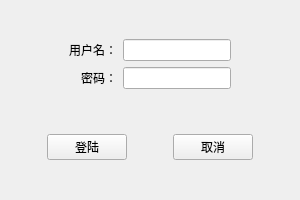
<?xml version="1.0" encoding="UTF-8"?>
<ui version="4.0">
 <class>Widget</class>
 <widget class="QWidget" name="Widget">
  <property name="geometry">
   <rect>
    <x>0</x>
    <y>0</y>
    <width>300</width>
    <height>200</height>
   </rect>
  </property>
  <property name="minimumSize">
   <size>
    <width>300</width>
    <height>200</height>
   </size>
  </property>
  <property name="maximumSize">
   <size>
    <width>300</width>
    <height>200</height>
   </size>
  </property>
  <property name="windowTitle">
   <string>登陆界面</string>
  </property>
  <layout class="QVBoxLayout" name="verticalLayout">
   <item>
    <widget class="QWidget" name="widget" native="true">
     <property name="sizePolicy">
      <sizepolicy hsizetype="Preferred" vsizetype="Fixed">
       <horstretch>0</horstretch>
       <verstretch>0</verstretch>
      </sizepolicy>
     </property>
     <layout class="QGridLayout" name="gridLayout">
      <item row="1" column="2">
       <widget class="QLabel" name="label_2">
        <property name="text">
         <string>密码：</string>
        </property>
       </widget>
      </item>
      <item row="0" column="1" colspan="2">
       <widget class="QLabel" name="label">
        <property name="text">
         <string>用户名：</string>
        </property>
       </widget>
      </item>
      <item row="0" column="3">
       <widget class="QLineEdit" name="lineEdit"/>
      </item>
      <item row="1" column="3">
       <widget class="QLineEdit" name="lineEdit_2">
        <property name="echoMode">
         <enum>QLineEdit::PasswordEchoOnEdit</enum>
        </property>
       </widget>
      </item>
      <item row="0" column="0">
       <spacer name="horizontalSpacer_6">
        <property name="orientation">
         <enum>Qt::Horizontal</enum>
        </property>
        <property name="sizeHint" stdset="0">
         <size>
          <width>40</width>
          <height>20</height>
         </size>
        </property>
       </spacer>
      </item>
      <item row="0" column="4">
       <spacer name="horizontalSpacer_7">
        <property name="orientation">
         <enum>Qt::Horizontal</enum>
        </property>
        <property name="sizeHint" stdset="0">
         <size>
          <width>40</width>
          <height>20</height>
         </size>
        </property>
       </spacer>
      </item>
     </layout>
    </widget>
   </item>
   <item>
    <widget class="QWidget" name="widget_3" native="true">
     <property name="sizePolicy">
      <sizepolicy hsizetype="Preferred" vsizetype="Fixed">
       <horstretch>0</horstretch>
       <verstretch>0</verstretch>
      </sizepolicy>
     </property>
     <layout class="QHBoxLayout" name="horizontalLayout_3">
      <item>
       <spacer name="horizontalSpacer">
        <property name="orientation">
         <enum>Qt::Horizontal</enum>
        </property>
        <property name="sizeHint" stdset="0">
         <size>
          <width>40</width>
          <height>20</height>
         </size>
        </property>
       </spacer>
      </item>
      <item>
       <spacer name="horizontalSpacer_4">
        <property name="orientation">
         <enum>Qt::Horizontal</enum>
        </property>
        <property name="sizeHint" stdset="0">
         <size>
          <width>40</width>
          <height>20</height>
         </size>
        </property>
       </spacer>
      </item>
      <item>
       <spacer name="horizontalSpacer_8">
        <property name="orientation">
         <enum>Qt::Horizontal</enum>
        </property>
        <property name="sizeHint" stdset="0">
         <size>
          <width>40</width>
          <height>20</height>
         </size>
        </property>
       </spacer>
      </item>
      <item>
       <widget class="QPushButton" name="pushButton">
        <property name="text">
         <string>登陆</string>
        </property>
       </widget>
      </item>
      <item>
       <spacer name="horizontalSpacer_3">
        <property name="orientation">
         <enum>Qt::Horizontal</enum>
        </property>
        <property name="sizeType">
         <enum>QSizePolicy::Fixed</enum>
        </property>
        <property name="sizeHint" stdset="0">
         <size>
          <width>40</width>
          <height>20</height>
         </size>
        </property>
       </spacer>
      </item>
      <item>
       <widget class="QPushButton" name="pushButton_2">
        <property name="text">
         <string>取消</string>
        </property>
       </widget>
      </item>
      <item>
       <spacer name="horizontalSpacer_9">
        <property name="orientation">
         <enum>Qt::Horizontal</enum>
        </property>
        <property name="sizeHint" stdset="0">
         <size>
          <width>40</width>
          <height>20</height>
         </size>
        </property>
       </spacer>
      </item>
      <item>
       <spacer name="horizontalSpacer_5">
        <property name="orientation">
         <enum>Qt::Horizontal</enum>
        </property>
        <property name="sizeHint" stdset="0">
         <size>
          <width>40</width>
          <height>20</height>
         </size>
        </property>
       </spacer>
      </item>
      <item>
       <spacer name="horizontalSpacer_2">
        <property name="orientation">
         <enum>Qt::Horizontal</enum>
        </property>
        <property name="sizeHint" stdset="0">
         <size>
          <width>40</width>
          <height>20</height>
         </size>
        </property>
       </spacer>
      </item>
     </layout>
    </widget>
   </item>
  </layout>
 </widget>
 <layoutdefault spacing="6" margin="11"/>
 <resources/>
 <connections/>
</ui>
